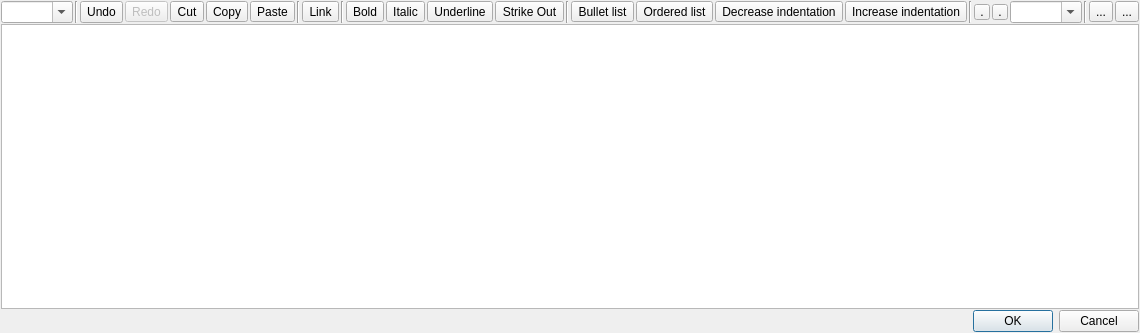
<?xml version="1.0" encoding="UTF-8"?>
<ui version="4.0">
 <class>MRichTextEdit</class>
 <widget class="QWidget" name="MRichTextEdit">
  <property name="geometry">
   <rect>
    <x>0</x>
    <y>0</y>
    <width>813</width>
    <height>333</height>
   </rect>
  </property>
  <property name="windowTitle">
   <string notr="true"/>
  </property>
  <layout class="QVBoxLayout" name="verticalLayout">
   <property name="spacing">
    <number>1</number>
   </property>
   <property name="leftMargin">
    <number>1</number>
   </property>
   <property name="topMargin">
    <number>1</number>
   </property>
   <property name="rightMargin">
    <number>1</number>
   </property>
   <property name="bottomMargin">
    <number>1</number>
   </property>
   <item>
    <widget class="QWidget" name="f_toolbar" native="true">
     <layout class="QHBoxLayout" name="horizontalLayout">
      <property name="spacing">
       <number>2</number>
      </property>
      <property name="leftMargin">
       <number>0</number>
      </property>
      <property name="topMargin">
       <number>0</number>
      </property>
      <property name="rightMargin">
       <number>0</number>
      </property>
      <property name="bottomMargin">
       <number>0</number>
      </property>
      <item>
       <widget class="QComboBox" name="f_paragraph">
        <property name="focusPolicy">
         <enum>Qt::ClickFocus</enum>
        </property>
        <property name="toolTip">
         <string>Paragraph formatting</string>
        </property>
        <property name="editable">
         <bool>true</bool>
        </property>
       </widget>
      </item>
      <item>
       <widget class="Line" name="line_4">
        <property name="orientation">
         <enum>Qt::Vertical</enum>
        </property>
       </widget>
      </item>
      <item>
       <widget class="QToolButton" name="f_undo">
        <property name="enabled">
         <bool>true</bool>
        </property>
        <property name="sizePolicy">
         <sizepolicy hsizetype="Preferred" vsizetype="Preferred">
          <horstretch>0</horstretch>
          <verstretch>0</verstretch>
         </sizepolicy>
        </property>
        <property name="focusPolicy">
         <enum>Qt::ClickFocus</enum>
        </property>
        <property name="toolTip">
         <string>Undo (CTRL+Z)</string>
        </property>
        <property name="text">
         <string>Undo</string>
        </property>
        <property name="icon">
         <iconset theme="edit-undo">
          <normaloff>.</normaloff>.</iconset>
        </property>
        <property name="iconSize">
         <size>
          <width>16</width>
          <height>16</height>
         </size>
        </property>
       </widget>
      </item>
      <item>
       <widget class="QToolButton" name="f_redo">
        <property name="enabled">
         <bool>false</bool>
        </property>
        <property name="focusPolicy">
         <enum>Qt::ClickFocus</enum>
        </property>
        <property name="toolTip">
         <string>Redo</string>
        </property>
        <property name="text">
         <string>Redo</string>
        </property>
        <property name="icon">
         <iconset theme="edit-redo">
          <normaloff>.</normaloff>.</iconset>
        </property>
        <property name="iconSize">
         <size>
          <width>16</width>
          <height>16</height>
         </size>
        </property>
       </widget>
      </item>
      <item>
       <widget class="QToolButton" name="f_cut">
        <property name="focusPolicy">
         <enum>Qt::ClickFocus</enum>
        </property>
        <property name="toolTip">
         <string>Cut (CTRL+X)</string>
        </property>
        <property name="text">
         <string>Cut</string>
        </property>
        <property name="icon">
         <iconset theme="edit-cut">
          <normaloff>.</normaloff>.</iconset>
        </property>
        <property name="iconSize">
         <size>
          <width>16</width>
          <height>16</height>
         </size>
        </property>
       </widget>
      </item>
      <item>
       <widget class="QToolButton" name="f_copy">
        <property name="focusPolicy">
         <enum>Qt::ClickFocus</enum>
        </property>
        <property name="toolTip">
         <string>Copy (CTRL+C)</string>
        </property>
        <property name="text">
         <string>Copy</string>
        </property>
        <property name="icon">
         <iconset theme="edit-copy">
          <normaloff>.</normaloff>.</iconset>
        </property>
        <property name="iconSize">
         <size>
          <width>16</width>
          <height>16</height>
         </size>
        </property>
       </widget>
      </item>
      <item>
       <widget class="QToolButton" name="f_paste">
        <property name="focusPolicy">
         <enum>Qt::ClickFocus</enum>
        </property>
        <property name="toolTip">
         <string>Paste (CTRL+V)</string>
        </property>
        <property name="text">
         <string>Paste</string>
        </property>
        <property name="icon">
         <iconset theme="edit-paste">
          <normaloff>.</normaloff>.</iconset>
        </property>
        <property name="iconSize">
         <size>
          <width>16</width>
          <height>16</height>
         </size>
        </property>
       </widget>
      </item>
      <item>
       <widget class="Line" name="line">
        <property name="orientation">
         <enum>Qt::Vertical</enum>
        </property>
       </widget>
      </item>
      <item>
       <widget class="QToolButton" name="f_link">
        <property name="focusPolicy">
         <enum>Qt::ClickFocus</enum>
        </property>
        <property name="toolTip">
         <string>Link (CTRL+L)</string>
        </property>
        <property name="text">
         <string>Link</string>
        </property>
        <property name="icon">
         <iconset theme="applications-internet">
          <normaloff>.</normaloff>.</iconset>
        </property>
        <property name="iconSize">
         <size>
          <width>16</width>
          <height>16</height>
         </size>
        </property>
        <property name="checkable">
         <bool>true</bool>
        </property>
       </widget>
      </item>
      <item>
       <widget class="Line" name="line_3">
        <property name="orientation">
         <enum>Qt::Vertical</enum>
        </property>
       </widget>
      </item>
      <item>
       <widget class="QToolButton" name="f_bold">
        <property name="focusPolicy">
         <enum>Qt::ClickFocus</enum>
        </property>
        <property name="toolTip">
         <string notr="true">Bold (CTRL+B)</string>
        </property>
        <property name="text">
         <string>Bold</string>
        </property>
        <property name="icon">
         <iconset theme="format-text-bold">
          <normaloff>.</normaloff>.</iconset>
        </property>
        <property name="iconSize">
         <size>
          <width>16</width>
          <height>16</height>
         </size>
        </property>
        <property name="checkable">
         <bool>true</bool>
        </property>
       </widget>
      </item>
      <item>
       <widget class="QToolButton" name="f_italic">
        <property name="focusPolicy">
         <enum>Qt::ClickFocus</enum>
        </property>
        <property name="toolTip">
         <string>Italic (CTRL+I)</string>
        </property>
        <property name="text">
         <string>Italic</string>
        </property>
        <property name="icon">
         <iconset theme="format-text-italic">
          <normaloff>.</normaloff>.</iconset>
        </property>
        <property name="iconSize">
         <size>
          <width>16</width>
          <height>16</height>
         </size>
        </property>
        <property name="checkable">
         <bool>true</bool>
        </property>
       </widget>
      </item>
      <item>
       <widget class="QToolButton" name="f_underline">
        <property name="focusPolicy">
         <enum>Qt::ClickFocus</enum>
        </property>
        <property name="toolTip">
         <string>Underline (CTRL+U)</string>
        </property>
        <property name="text">
         <string>Underline</string>
        </property>
        <property name="icon">
         <iconset theme="format-text-underline">
          <normaloff>.</normaloff>.</iconset>
        </property>
        <property name="iconSize">
         <size>
          <width>16</width>
          <height>16</height>
         </size>
        </property>
        <property name="checkable">
         <bool>true</bool>
        </property>
       </widget>
      </item>
      <item>
       <widget class="QToolButton" name="f_strikeout">
        <property name="text">
         <string>Strike Out</string>
        </property>
        <property name="checkable">
         <bool>true</bool>
        </property>
       </widget>
      </item>
      <item>
       <widget class="Line" name="line_5">
        <property name="orientation">
         <enum>Qt::Vertical</enum>
        </property>
       </widget>
      </item>
      <item>
       <widget class="QToolButton" name="f_list_bullet">
        <property name="focusPolicy">
         <enum>Qt::ClickFocus</enum>
        </property>
        <property name="toolTip">
         <string>Bullet list (CTRL+-)</string>
        </property>
        <property name="text">
         <string>Bullet list</string>
        </property>
        <property name="iconSize">
         <size>
          <width>16</width>
          <height>16</height>
         </size>
        </property>
        <property name="checkable">
         <bool>true</bool>
        </property>
       </widget>
      </item>
      <item>
       <widget class="QToolButton" name="f_list_ordered">
        <property name="focusPolicy">
         <enum>Qt::ClickFocus</enum>
        </property>
        <property name="toolTip">
         <string>Ordered list (CTRL+=)</string>
        </property>
        <property name="text">
         <string>Ordered list</string>
        </property>
        <property name="iconSize">
         <size>
          <width>16</width>
          <height>16</height>
         </size>
        </property>
        <property name="checkable">
         <bool>true</bool>
        </property>
       </widget>
      </item>
      <item>
       <widget class="QToolButton" name="f_indent_dec">
        <property name="focusPolicy">
         <enum>Qt::ClickFocus</enum>
        </property>
        <property name="toolTip">
         <string>Decrease indentation (CTRL+,)</string>
        </property>
        <property name="text">
         <string>Decrease indentation</string>
        </property>
        <property name="icon">
         <iconset theme="format-indent-less">
          <normaloff>.</normaloff>.</iconset>
        </property>
        <property name="iconSize">
         <size>
          <width>16</width>
          <height>16</height>
         </size>
        </property>
       </widget>
      </item>
      <item>
       <widget class="QToolButton" name="f_indent_inc">
        <property name="focusPolicy">
         <enum>Qt::ClickFocus</enum>
        </property>
        <property name="toolTip">
         <string>Increase indentation (CTRL+.)</string>
        </property>
        <property name="text">
         <string>Increase indentation</string>
        </property>
        <property name="icon">
         <iconset theme="format-indent-more">
          <normaloff>.</normaloff>.</iconset>
        </property>
        <property name="iconSize">
         <size>
          <width>16</width>
          <height>16</height>
         </size>
        </property>
       </widget>
      </item>
      <item>
       <widget class="Line" name="line_2">
        <property name="orientation">
         <enum>Qt::Vertical</enum>
        </property>
       </widget>
      </item>
      <item>
       <widget class="QToolButton" name="f_fgcolor">
        <property name="minimumSize">
         <size>
          <width>16</width>
          <height>16</height>
         </size>
        </property>
        <property name="maximumSize">
         <size>
          <width>16</width>
          <height>16</height>
         </size>
        </property>
        <property name="focusPolicy">
         <enum>Qt::ClickFocus</enum>
        </property>
        <property name="toolTip">
         <string>Text foreground color</string>
        </property>
        <property name="text">
         <string>.</string>
        </property>
        <property name="iconSize">
         <size>
          <width>16</width>
          <height>16</height>
         </size>
        </property>
       </widget>
      </item>
      <item>
       <widget class="QToolButton" name="f_bgcolor">
        <property name="minimumSize">
         <size>
          <width>16</width>
          <height>16</height>
         </size>
        </property>
        <property name="maximumSize">
         <size>
          <width>16</width>
          <height>16</height>
         </size>
        </property>
        <property name="focusPolicy">
         <enum>Qt::ClickFocus</enum>
        </property>
        <property name="toolTip">
         <string>Text background color</string>
        </property>
        <property name="text">
         <string>.</string>
        </property>
        <property name="iconSize">
         <size>
          <width>16</width>
          <height>16</height>
         </size>
        </property>
       </widget>
      </item>
      <item>
       <widget class="QComboBox" name="f_fontsize">
        <property name="focusPolicy">
         <enum>Qt::ClickFocus</enum>
        </property>
        <property name="toolTip">
         <string>Font size</string>
        </property>
        <property name="editable">
         <bool>true</bool>
        </property>
       </widget>
      </item>
      <item>
       <widget class="Line" name="line_6">
        <property name="orientation">
         <enum>Qt::Vertical</enum>
        </property>
       </widget>
      </item>
      <item>
       <widget class="QToolButton" name="f_image">
        <property name="text">
         <string notr="true">...</string>
        </property>
       </widget>
      </item>
      <item>
       <spacer name="horizontalSpacer">
        <property name="orientation">
         <enum>Qt::Horizontal</enum>
        </property>
        <property name="sizeHint" stdset="0">
         <size>
          <width>40</width>
          <height>20</height>
         </size>
        </property>
       </spacer>
      </item>
      <item>
       <widget class="QToolButton" name="f_menu">
        <property name="text">
         <string>...</string>
        </property>
       </widget>
      </item>
     </layout>
     <zorder>f_paragraph</zorder>
     <zorder>line_4</zorder>
     <zorder>f_undo</zorder>
     <zorder>f_redo</zorder>
     <zorder>f_cut</zorder>
     <zorder>f_copy</zorder>
     <zorder>f_paste</zorder>
     <zorder>line</zorder>
     <zorder>f_link</zorder>
     <zorder>line_3</zorder>
     <zorder>f_italic</zorder>
     <zorder>f_underline</zorder>
     <zorder>line_2</zorder>
     <zorder>f_fontsize</zorder>
     <zorder>line_5</zorder>
     <zorder>f_list_bullet</zorder>
     <zorder>f_list_ordered</zorder>
     <zorder>f_indent_dec</zorder>
     <zorder>f_indent_inc</zorder>
     <zorder>f_bold</zorder>
     <zorder>f_bgcolor</zorder>
     <zorder>f_strikeout</zorder>
     <zorder>f_image</zorder>
     <zorder>line_6</zorder>
     <zorder>f_menu</zorder>
     <zorder>f_fgcolor</zorder>
    </widget>
   </item>
   <item>
    <widget class="MTextEdit" name="f_textedit">
     <property name="autoFormatting">
      <set>QTextEdit::AutoNone</set>
     </property>
     <property name="tabChangesFocus">
      <bool>true</bool>
     </property>
    </widget>
   </item>
   <item>
    <widget class="QDialogButtonBox" name="dialog_buttons">
     <property name="standardButtons">
      <set>QDialogButtonBox::Cancel|QDialogButtonBox::Ok</set>
     </property>
     <property name="centerButtons">
      <bool>false</bool>
     </property>
    </widget>
   </item>
  </layout>
 </widget>
 <customwidgets>
  <customwidget>
   <class>MTextEdit</class>
   <extends>QTextEdit</extends>
   <header>mtextedit.h</header>
  </customwidget>
 </customwidgets>
 <tabstops>
  <tabstop>f_textedit</tabstop>
  <tabstop>f_strikeout</tabstop>
  <tabstop>f_image</tabstop>
  <tabstop>f_menu</tabstop>
 </tabstops>
 <resources/>
 <connections/>
</ui>
